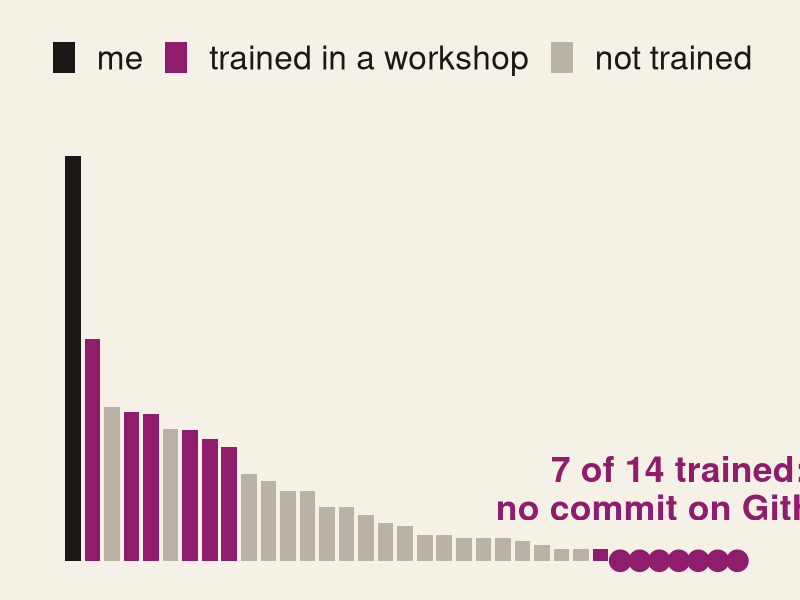
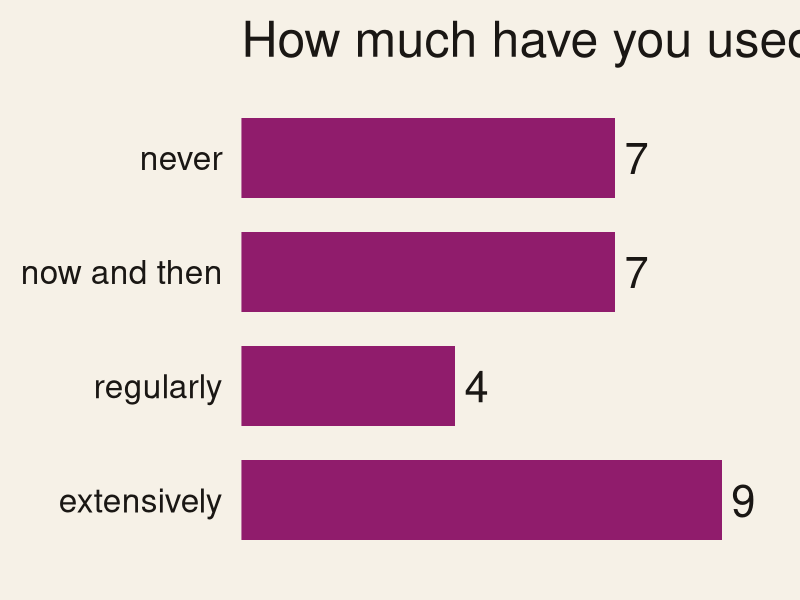
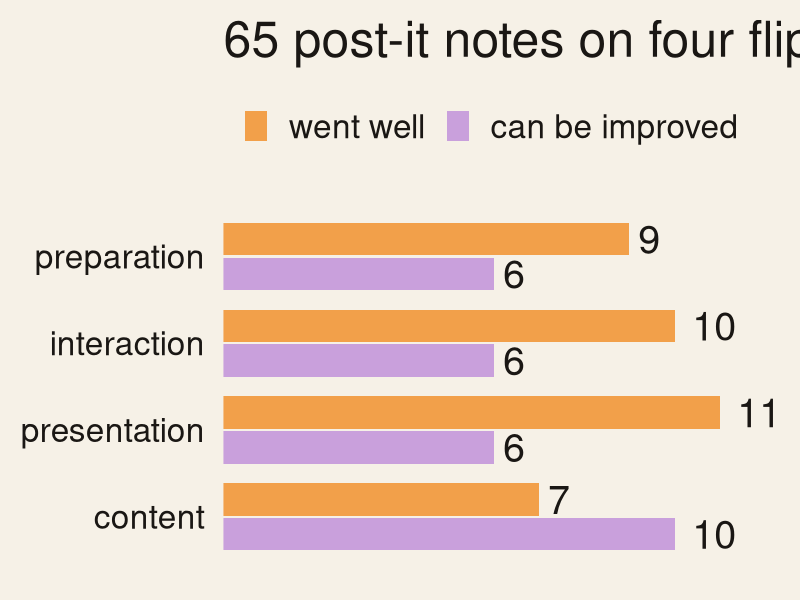

Write R code to recreate these figures, in order.
## ---- chunk 1
#| label: setup
library(ggplot2)
library(dplyr)
library(readr)

feedback <- read_csv(here::here("data", "feedback_items.csv"), show_col_types = FALSE)
survey <- read_csv(here::here("data", "survey_counts.csv"), show_col_types = FALSE)
persons <- read_csv(here::here("data", "commits_by_person.csv"), show_col_types = FALSE)

paper <- "#F6F1E7"
ink <- "#1A1714"
grey <- "#B9B2A6"
accent <- "#901C6C"
note_colours <- c("went well" = "#F2A04A", "can be improved" = "#C9A0DC")

theme_talk <- theme_minimal(base_size = 30) +
  theme(
    plot.background = element_rect(fill = paper, colour = NA),
    panel.background = element_rect(fill = paper, colour = NA),
    panel.grid = element_blank(),
    axis.title = element_blank(),
    axis.text = element_text(colour = ink),
    axis.text.x = element_blank(),
    legend.position = "top",
    legend.title = element_blank(),
    legend.justification = "left",
    text = element_text(colour = ink)
  )
## ---- chunk 2
#| label: plot-commits-by-person
#| fig-width: 15
#| fig-height: 6.2
persons |>
  mutate(
    who = case_match(
      workshop,
      "trainer" ~ "me",
      "participant" ~ "trained in a workshop",
      "none" ~ "not trained"
    ),
    who = factor(who, levels = c("me", "trained in a workshop", "not trained"))
  ) |>
  ggplot(aes(x = rank, y = commits, fill = who)) +
  geom_col(width = 0.8) +
  geom_point(
    data = \(d) filter(d, workshop == "participant", commits == 0),
    aes(y = 0), colour = accent, size = 7, show.legend = FALSE
  ) +
  annotate(
    "text", x = 32, y = 40, label = "7 of 14 trained:\nno commit on GitHub",
    size = 9, colour = accent, lineheight = 0.9, fontface = "bold"
  ) +
  scale_fill_manual(values = c("me" = ink, "trained in a workshop" = accent, "not trained" = grey)) +
  scale_y_sqrt(expand = expansion(mult = c(0.02, 0.05))) +
  coord_cartesian(clip = "off") +
  theme_talk +
  theme(axis.text.y = element_blank())
## ---- chunk 3
#| label: plot-git-experience
#| fig-width: 15
#| fig-height: 6
survey |>
  filter(question == "git_experience") |>
  mutate(answer = factor(answer, levels = rev(c("never", "now and then", "regularly", "extensively")))) |>
  ggplot(aes(x = n, y = answer)) +
  geom_col(fill = accent, width = 0.7) +
  geom_text(aes(label = n), hjust = -0.4, size = 11, colour = ink) +
  scale_x_continuous(expand = expansion(mult = c(0, 0.12))) +
  labs(title = "How much have you used Git? (n = 27)") +
  theme_talk
## ---- chunk 4
#| label: plot-post-its
#| fig-width: 15
#| fig-height: 6.5
feedback |>
  filter(source == "post_it") |>
  mutate(
    valence = if_else(valence == "well", "went well", "can be improved"),
    valence = factor(valence, levels = c("can be improved", "went well")),
    category = factor(category, levels = rev(c("preparation", "interaction", "presentation", "content")))
  ) |>
  count(category, valence) |>
  ggplot(aes(x = n, y = category, fill = valence)) +
  geom_col(position = position_dodge(width = 0.8), width = 0.75) +
  geom_text(aes(label = n), position = position_dodge(width = 0.8), hjust = -0.4, size = 10, colour = ink) +
  scale_fill_manual(values = note_colours, guide = guide_legend(reverse = TRUE)) +
  scale_x_continuous(expand = expansion(mult = c(0, 0.12))) +
  labs(title = "65 post-it notes on four flipcharts") +
  theme_talk
